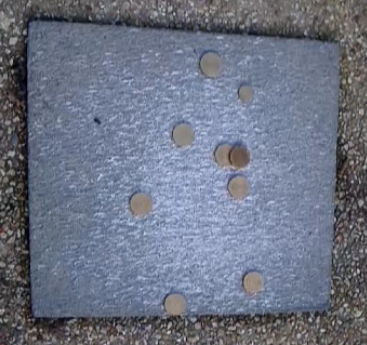
%> input picture image/palet.png, 367 x 345 px
$ octave main.m   (GNU Octave 9; MATLAB toolbox functions it lacks are replaced by stand-ins)
%> lines starting %> are read from the running program, lines starting %| are printed output that depends on the picture; in (x1, y1, x2, y2) boxes, pixels count from 0 and x2, y2 are one past the last pixel; in counts of white or black regions, pixels touching at a corner belong together; the program's own positions count from 1
%> further down, Im is the input picture: size 345x367x3 uint8; mean R, G, B 108.6, 115.1, 132.1
### fonction/PlancheDetection.m
function  [imgfin, Xg, Yg] = PlancheDetection(Im)

% red /  green / blue
   R=Im(:,:,1);
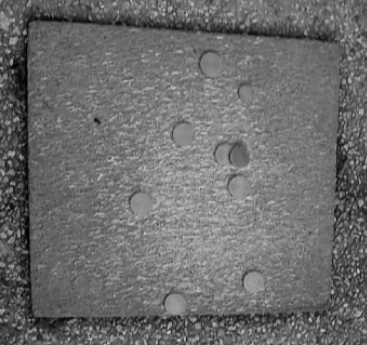
%> R: size 345x367 uint8; min 0, max 208, mean 108.6
   G=Im(:,:,2);
   B=Im(:,:,3);

%    figure (2); imshow(R); title('R');
%    figure (3); imshow(G);  title('G');
%    figure (4); imshow(B);  title('B');

   hsv = rgb2hsv(Im); %converting the image to HSV space
%> hsv: size 345x367x3 double; mean H, S, V 0.559, 0.187, 0.523

   H=hsv(:,:,1);
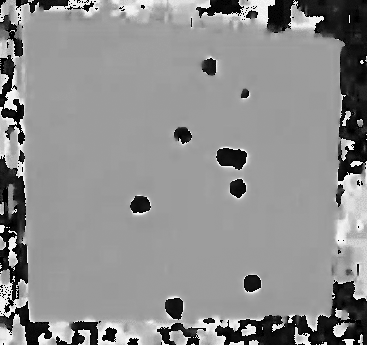
%> H: size 345x367 double; min 0, max 0.994, mean 0.559
   S=hsv(:,:,2);
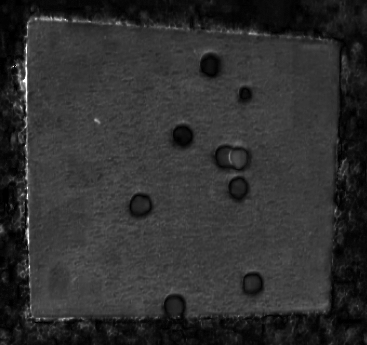
%> S: size 345x367 double; min 0, max 1, mean 0.187
   V=hsv(:,:,3);

%    figure (5); imshow(H); title('H');
%    figure (6); imshow(S);  title('S');
%    figure (7); imshow(V);  title('V');
%
   % on choisit une des images, par exemple B (blue)
   % Strat間ie 1: Seuillage sur plusieurs composantes de l'image et
   % combinaison binaire


    % Pre-processing smoothing : Filtrage avec un Filtre Gaussian par exemple
    MASKGauss=1/864*[11 23 29 23 11;23 48 62 48 23; 29 62 80 62 29; 23 48 62 48 23; 11 23 29 23 11 ];
%     figure(10);mesh(MASKGauss);title('Gaussian Kernel sigma=1.41')
    B=imfilter(B,MASKGauss);
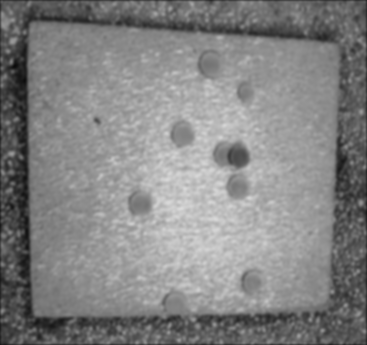
%> B: size 345x367 uint8; min 11, max 219, mean 131.6
%     figure(11);
%     imshow(B);title('filtered image');
%

    % A.  calcul de l'histogramme
%     NoBins=256;
%     [NoPixels,NivGris]=imhist(B,NoBins);
%     figure(20);plot(NivGris,NoPixels);
%     grid;title('histogram');xlabel('Intensity Blue');

    % B. otsu's method for detecting threshold
    thresholdb = graythresh(B)  % the threshold is in the 0,1 range
%> thresholdb = 0.467
    bwb = imbinarize(B,thresholdb); % thresholded image
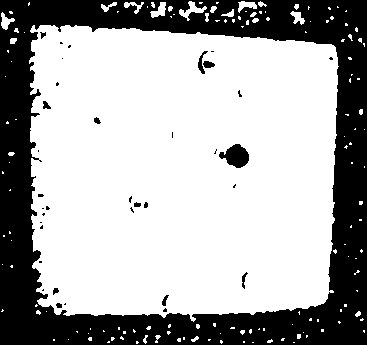
%> bwb: size 345x367 logical; 66.9% white; 36 black regions (23 under 20 px), largest, box (x1, y1, x2, y2) and area: (0, 0, 367, 345) 40868, (219, 144, 249, 168) 453, (198, 51, 208, 74) 84
%%     figure; imagesc(bwb);colormap('gray'); title('Threshold RGB component image');


     % A.  calcul de l'histogramme
    NoBins=256;
%     [NoPixels,NivGris]=imhist(S,NoBins);
%     figure(21);plot(NivGris,NoPixels);
%     grid;title('histogram S ');xlabel('Saturation');


    % B. otsu's method for detecting threshold
    thresholdS = graythresh(S)  % the threshold is in the 0,1 range
%> thresholdS = 0.149
    bws = imbinarize(S,thresholdS); % thresholded image
%> bws: size 345x367 logical; 70.5% white; 43 black regions (34 under 20 px), largest, box (x1, y1, x2, y2) and area: (0, 0, 367, 345) 34349, (211, 145, 252, 172) 515, (199, 53, 223, 80) 483
 %%   bws = imbinarize(S,thresholdS); % thresholded image
     figure; imagesc(bws);colormap('gray'); title('Threshold  Saturation image');


%% Background removal
    % opening (dilatation to remove disks then erosion)
    str_element=strel('disk',15);
    fond=imopen(B,str_element);
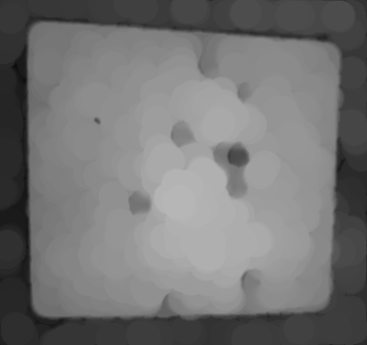
%> fond: size 345x367 uint8; min 11, max 182, mean 115.9

%     figure(12); imagesc(fond);colormap('gray');

    NoBins=256;
%     [NoPixels,NivGris]=imhist(fond,NoBins);
%     figure(13);plot(NivGris,NoPixels);
%     grid;title('histogram fond');xlabel('Intensity');
%
    ss=imbinarize(fond, graythresh(fond));
%> ss: size 345x367 logical; 67.6% white; 4 black regions (2 under 20 px), largest, box (x1, y1, x2, y2) and area: (0, 0, 367, 345) 40634, (227, 147, 248, 167) 317
%     figure(25);imagesc(ss); colormap('gray'); title('Threshold Background image');
    planche = imfill(ss,'holes');
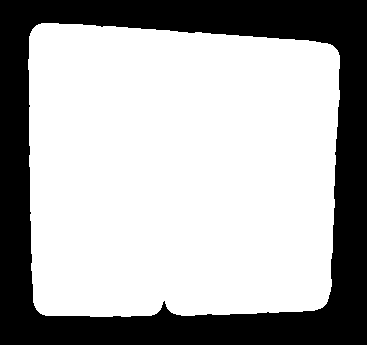
%> planche: size 345x367 logical; 67.9% white; 1 black region, box (x1, y1, x2, y2) and area: (0, 0, 367, 345) 40634
     se = strel('disk',3);
    planche = imclose(planche,se);
%> planche: size 345x367 logical; 67.9% white; 1 black region, box (x1, y1, x2, y2) and area: (0, 0, 367, 345) 40613
%     figure(27);imagesc(planche); colormap('gray'); title('Planche');
    [Xg, Yg] = find_barycentre(planche);
    imgfin =  planche;

end

### fonction/find_barycentre.m
function [ X,Y ] = find_barycentre( img )
% Donne les coorddon閑s du barycentre de l'image.
% L'objet doit 阾re en blanc (255), le reste en noir (0)
barx = 0;
bary = 0;
[Nx,Ny] = size(img);
%> (the rest of the program and of its run is left out)
